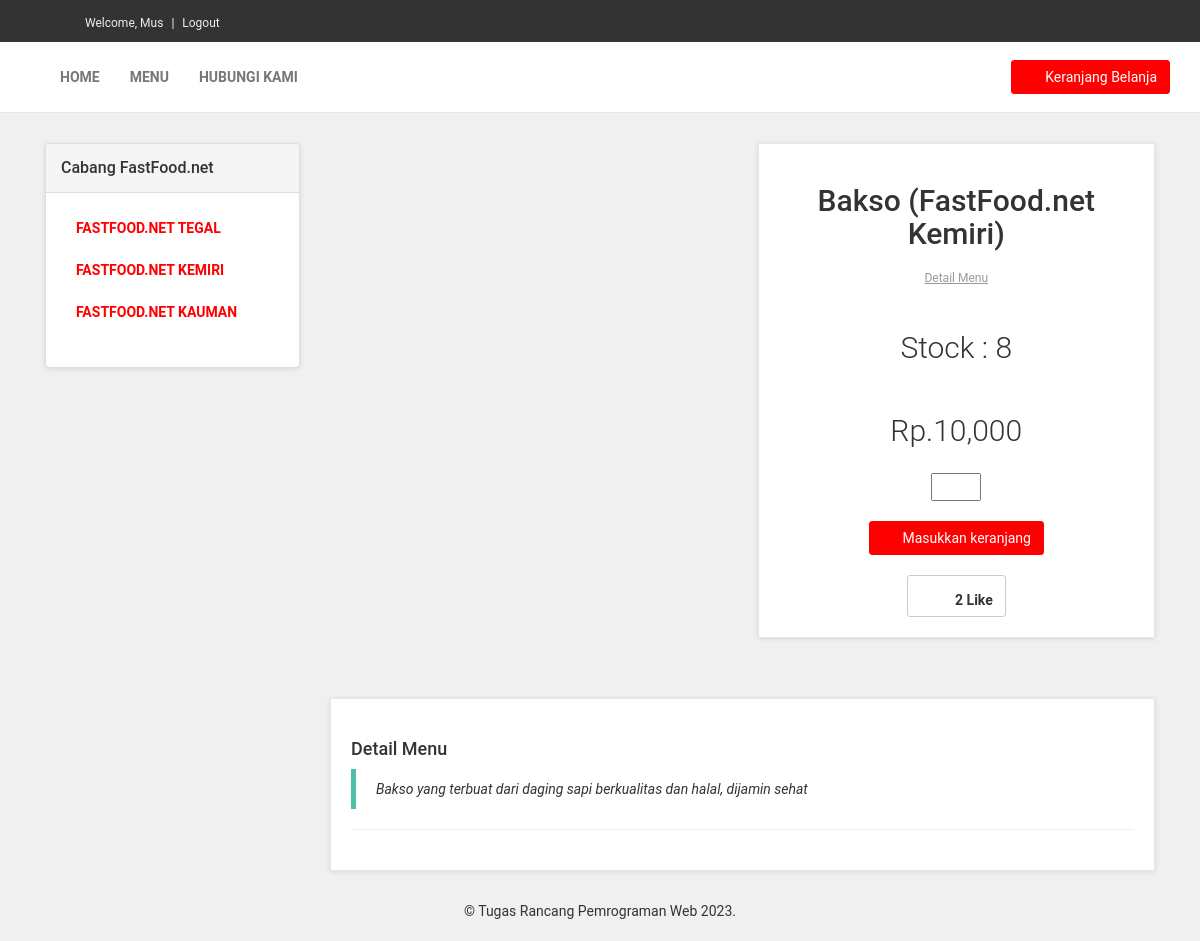
The page /detail_produk.php?id=2 (signed in) on the database its author committed.
### tables this page shows
CREATE TABLE `warung` (
  `id_warung` int(11) NOT NULL,
  `nama_warung` varchar(50) DEFAULT NULL,
  `alamat_warung` varchar(100) NOT NULL,
  `telepon_warung` varchar(15) NOT NULL
);

CREATE TABLE `produk` (
  `id_produk` int(11) NOT NULL,
  `nama_produk` varchar(100) DEFAULT NULL,
  `harga_produk` int(11) DEFAULT NULL,
  `stok` int(11) DEFAULT NULL,
  `foto_produk` varchar(100) DEFAULT NULL,
  `deskripsi_produk` text DEFAULT NULL,
  `likes` int(11) NOT NULL,
  `id_warung` int(11) DEFAULT NULL
);

### detail_produk.php (the view, shortened to what this page needs)
<?php
include 'koneksi.php';
$id_produk=$_GET['id'];
$query=$conn->query("SELECT * FROM produk JOIN warung ON produk.id_warung=warung.id_warung WHERE id_produk='$id_produk'");
$data=$query->fetch_assoc();
$id_pelanggan=$_SESSION['login']['id_pelanggan'];
?>
<!DOCTYPE html>
<html lang="en">
<head>
    <link href="asset/css/font-awesome.css" rel="stylesheet">
    <link href="asset/css/bootstrap.min.css" rel="stylesheet">
    <link href="asset/css/animate.min.css" rel="stylesheet">
    <link href="asset/css/style.default.css" rel="stylesheet" id="theme-stylesheet">
</head>
<body>
     <div id="top">
        <div class="container">
            <div class="col-md-6" data-animate="fadeInDown">
                <ul class="menu">
                    <li><a href="profile.php">Welcome, <?php echo $_SESSION['login']['nama_pelanggan']; ?></a>
                    </li>
                    <li><a href="logout.php">Logout</a>
                    </li>
                </ul>
            </div>
        </div>
    </div>
     <div class="navbar navbar-default yamm" role="navigation" id="navbar">
        <div class="container">
            <div class="navbar-collapse collapse" id="navigation">
                <ul class="nav navbar-nav navbar-left">
                    <li><a href="index.php">Home</a>
                    </li>
                    <li> <a href="all-menu.php">Menu</a>
                    </li>
                    <li> <a href="contact.php">Hubungi kami</a>
                    </li>
                </ul>
            </div>
            <div class="navbar-buttons">
                <?php
                    if (!$_SESSION['keranjang']) {
                    ?>
                        <div class="navbar-collapse collapse right" id="basket-overview">
                            <a href="cart.php" class="btn btn-primary navbar-btn"><i class="fa fa-shopping-cart"></i><span class="hidden-sm">Keranjang Belanja</span></a>
                        </div>
                    <?php
                    }
                ?>
            </div>
        </div>
    </div>
    <div id="all">
        <div id="content">
            <div class="container">
                <div class="col-md-3">
                     <div class="panel panel-default sidebar-menu">
                        <div class="panel-heading">
                            <h3 class="panel-title">Cabang FastFood.net</h3>
                        </div>
                        <div class="panel-body">
                            <ul class="nav nav-pills nav-stacked category-menu">
                                 <?php
                                $query2=$conn->query("SELECT * FROM warung");
                                while ($data2=$query2->fetch_assoc()) {
                                    ?>
                                <li>
                                    <a href="warung.php?id=<?php echo $data2['id_warung']; ?>"><?php echo $data2['nama_warung']; ?></a>
                                </li>
                                    <?php
                                }
                                ?>
                            </ul>
                        </div>
                    </div>
                </div>
                <div class="col-md-9">
                    <div class="row" id="productMain">
                        <div class="col-sm-6">
                        </div>
                        <div class="col-sm-6">
                            <div class="box">
                                <h2 class="text-center"><?php echo $data['nama_produk']; ?> (<?php echo $data['nama_warung']; ?>)</h2>
                                <p class="goToDescription"><a href="#details" class="scroll-to">Detail Menu</a>
                                </p>
                                <p class="price">Stock : <?php echo $data['stok']; ?></p>
                                <p class="price">Rp.<?php echo number_format($data['harga_produk']); ?></p>
                                <form method="post">
                                    <center><input type="number" min="1" name="jumlah" style="width: 50px; height: 28px;"></center><br>
                                    <center><button class="btn btn-primary" name="beli"><i class="fa fa-shopping-cart"></i>Masukkan keranjang</button></center><br>
                                </form>
                                <?php
                                    $query3=$conn->query("SELECT*FROM likes WHERE id_pelanggan=$id_pelanggan AND id_produk=$id_produk");
                                    $result=$query3->fetch_assoc();
                                    if ($result>0) {
                                        ?>
                                        <center><a href="" class="btn btn-default unlike" id="<?php echo $id_produk; ?>"><i class="fa fa-star fa-2x"></i> <b><?php echo $data['likes']; ?> Like</b></a></center>
                                        <?php
                                    }
                                    else{
                                        ?>
                                        <center><a href="" class="btn btn-default like" id="<?php echo $id_produk; ?>"><i class="fa fa-star-o fa-2x"></i> <b><?php echo $data['likes']; ?> Like</b></a></center>
                                        <?php
                                    }
                                ?>
                            </div>
                        </div>
                    </div>
                    <div class="box" id="details">
                        <p>
                            <h4>Detail Menu</h4>
                            <blockquote>
                                <p><em><?php echo $data['deskripsi_produk']; ?></em>
                                </p>
                            </blockquote>
                            <hr>
                        </div>
                    </div>
                </div>
            </div>
    </div>
<div class="footer">
		<center><p>&copy; Tugas Rancang Pemrograman Web 2023.</p></center>
</div>
</body>
</html>

### asset/css/style.default.css (style rules this page uses)
a, button { -webkit-transition: all 0.2s ease-out; -moz-transition: all 0.2s ease-out; transition: all 0.2s ease-out; }
a i.fa, button i.fa { margin: 0 5px; }
#top { background: #333; padding: 10px 0; }
#top a { color: #fff; }
#top ul.menu { padding-top: 5px; float: left; margin: 0; text-align: right; font-size: 12px; list-style: none; }
#top ul.menu > li { display: inline-block; }
#top ul.menu > li a { color: #eeeeee; }
#top ul.menu > li + li:before { content: "|\00a0"; padding: 0 5px; color: #f7f7f7; }
.navbar ul.nav > li > a { text-transform: uppercase; font-weight: bold; }
.navbar #basket-overview { padding: 0; }
.box { background: #fff; margin: 0 0 30px; border: solid 1px #e6e6e6; -webkit-box-sizing: border-box; -moz-box-sizing: border-box; box-sizing: border-box; padding: 20px; -webkit-box-shadow: 0 1px 5px rgba(0, 0, 0, 0.1); box-shadow: 0 1px 5px rgba(0, 0, 0, 0.1); }
#content .panel.sidebar-menu { -webkit-box-sizing: border-box; -moz-box-sizing: border-box; box-sizing: border-box; -webkit-box-shadow: 0 1px 5px rgba(0, 0, 0, 0.1); box-shadow: 0 1px 5px rgba(0, 0, 0, 0.1); }
#content .panel.sidebar-menu h3 { padding: 5px 0; margin: 0; }
#content .panel.sidebar-menu ul.nav.category-menu { margin-bottom: 20px; }
#content .panel.sidebar-menu ul.nav.category-menu li a { text-transform: uppercase; font-weight: bold; }
#content #productMain { margin-bottom: 30px; }
#content #productMain .goToDescription { margin-top: 20px; font-size: 12px; text-align: center; }
#content #productMain .goToDescription a { color: #999999; text-decoration: underline; }
#content #productMain .price { font-size: 30px; font-weight: 300; text-align: center; margin-top: 40px; }
.yamm .nav, .yamm .collapse, .yamm .dropup, .yamm .dropdown { position: static; }
.yamm .container { position: relative; }
.nav { margin-bottom: 0; padding-left: 0; list-style: none; }
.nav > li > a { padding: 10px 15px; }
.nav-pills > li > a { border-radius: 0; }
.navbar { font-family: "Roboto", Helvetica, Arial, sans-serif; min-height: 70px; margin-bottom: 30px; border: none; border-bottom: 1px solid transparent; }
@media (min-width: 768px) { .navbar { border-radius: 0; } }
.navbar-collapse { max-height: 340px; overflow-x: visible; padding-right: 15px; padding-left: 15px; }
@media (min-width: 768px) { .navbar-collapse { float: left; width: auto; border-top: 0; box-shadow: none; } }
@media (min-width: 768px) { .navbar-collapse.collapse { display: block !important; height: auto !important; padding-bottom: 0; overflow: visible !important; } }
@media (min-width: 768px) { .navbar-collapse.right { float: right; } }
.container > .navbar-header, .container-fluid > .navbar-header, .container > .navbar-collapse, .container-fluid > .navbar-collapse { margin-right: -15px; margin-left: -15px; }
@media (min-width: 768px) { .container > .navbar-header, .container-fluid > .navbar-header, .container > .navbar-collapse, .container-fluid > .navbar-collapse { margin-right: 0; margin-left: 0; } }
.navbar-nav { margin: 12.5px -15px; }
.navbar-nav > li > a { padding-top: 10px; padding-bottom: 10px; line-height: 20px; }
@media (min-width: 768px) { .navbar-nav { float: left; margin: 0; } }
@media (min-width: 768px) { .navbar-nav > li { float: left; } }
@media (min-width: 768px) { .navbar-nav > li > a { padding-top: 25px; padding-bottom: 25px; } }
.navbar-btn { margin-top: 18px; margin-bottom: 18px; }
.navbar-default { background-color: #ffffff; border-bottom-color: #e6e6e6; }
.navbar-default .navbar-nav > li > a { color: #777777; }
.navbar-default .navbar-collapse { border-color: #e6e6e6; }
body { font-family: "Roboto", Helvetica, Arial, sans-serif; font-size: 14px; line-height: 1.42857143; color: #333333; background-color: #f0f0f0; }
a { color: red; text-decoration: none; }
hr { margin-top: 20px; margin-bottom: 20px; border: 0; border-top: 1px solid #eeeeee; }
.btn { font-weight: normal; font-family: "Roboto", Helvetica, Arial, sans-serif; padding: 6px 12px; font-size: 14px; line-height: 1.42857143; border-radius: 3px; }
.btn-primary { color: #ffffff; background-color: red; border-color: red; }
h1, h2, h3, h4, h5, h6, .h1, .h2, .h3, .h4, .h5, .h6 { font-family: inherit; font-weight: 500; line-height: 1.1; color: inherit; }
h1, .h1, h2, .h2, h3, .h3 { margin-top: 20px; margin-bottom: 20px; }
p, ul, ol { margin: 0 0 20px; }
blockquote { padding: 10px 20px; margin: 0 0 20px; font-size: 14px; border-left: 5px solid #4fbfa8; }

### rows shown on the page
warung: nama_warung "FASTFOOD.NET TEGAL"
warung: nama_warung "FASTFOOD.NET KEMIRI"
warung: nama_warung "FASTFOOD.NET KAUMAN"
produk: nama_produk "Bakso", id_warung.nama_warung "FastFood.net Kemiri", stok "8", harga_produk "10,000", likes "2", deskripsi_produk "Bakso yang terbuat dari daging sapi berkualitas dan halal, dijamin sehat"

### other values the page prints
$_SESSION['login']['nama_pelanggan'] "Mus"
